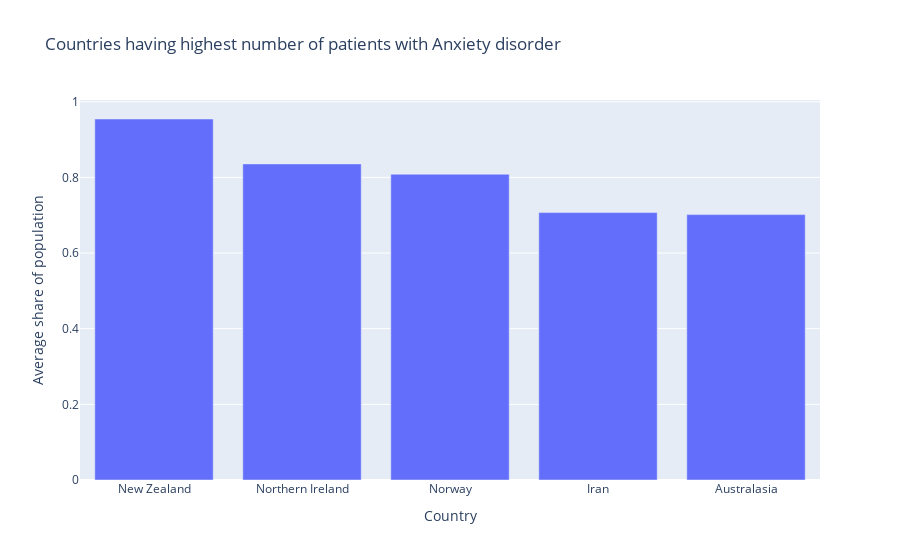

Notebook source saved alongside this figure:
### Code cell
df_Anxiety = Normalize.sort_values(by="Anxiety", ascending=False)
plt.figure(figsize=(10,7))
fig = px.bar(df_Anxiety.head(), x='Entity', y='Anxiety',
             title='Countries having highest number of patients with Anxiety disorder',
             labels={'Entity': 'Country', 'Anxiety': 'Average share of population'})
fig.show()

### Figure 1 — Plotly figure (JSON) as saved in the notebook; plotly's stock layout.template omitted (floating-point values rounded to 4 significant figures)
{"data": [{"alignmentgroup": "True", "hovertemplate": "Country=%{x}<br>Average share of population=%{y}<extra></extra>", "legendgroup": "", "marker": {"color": "#636efa", "pattern": {"shape": ""}}, "name": "", "offsetgroup": "", "orientation": "v", "showlegend": false, "textposition": "auto", "type": "bar", "x": ["New Zealand", "Northern Ireland", "Norway", "Iran", "Australasia"], "xaxis": "x", "y": [0.9545, 0.8358, 0.8085, 0.707, 0.7017], "yaxis": "y"}], "layout": {"barmode": "relative", "legend": {"tracegroupgap": 0}, "title": {"text": "Countries having highest number of patients with Anxiety disorder"}, "xaxis": {"anchor": "y", "domain": [0, 1], "title": {"text": "Country"}}, "yaxis": {"anchor": "x", "domain": [0, 1], "title": {"text": "Average share of population"}}}}
